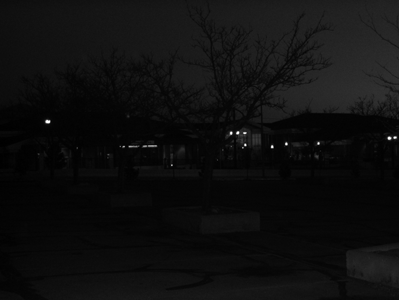
%> input picture MATLAB_machinbevison_hyomeowrk/project 2/project_2 source code and images/project_2/university.png, 399 x 300 px
$ octave 'histogram equalization.m'   (GNU Octave 9; MATLAB toolbox functions it lacks are replaced by stand-ins)
%> lines starting %> are read from the running program, lines starting %| are printed output that depends on the picture
%inputs the requested image
img_1 = imread('university.png');
%> img_1 is the input picture: size 300x399 uint8; min 0, max 255, mean 14.8
%applies the  histogram equalization to im_1
img_2 = histeq(img_1);
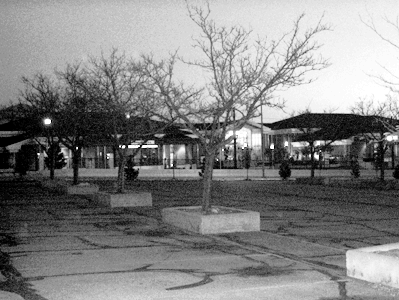
%> img_2: size 300x399 uint8; min 0, max 255, mean 131.1
%calculates the histogram of the orginal image up to 255 grayscale
img_edit1 = imhist(img_1,255);
%> img_edit1 = 255 values, max 10624 at index 7, min 0 at index 67, mean 469.4
%calculates the histogram of the new image up to 255 grayscale
img_edit2 = imhist(img_2,255);
%> img_edit2 = 255 values, max 10624 at index 66, min 0 at index 2, mean 469.4

% creates a new figure to diplay the images and histograms
figure
%creats a 2x2 tile to place the images and histograms
tiledlayout(2,2)
%display the orginal image in the first tile
nexttile
imshow(img_1)
title('Original Image')

%displayes the edited image with the histogram in the tile next to the
%orginal
nexttile
imshow(img_2)
title('Original Image with histogram equalization')

%display the histogram of the orginal image in the 3rd tile
nexttile
bar(img_edit1);
title('Original Image')

%display the histogram of the edited image in the 4th title
nexttile
bar(img_edit2);
title('Original Image with histogram equalization')
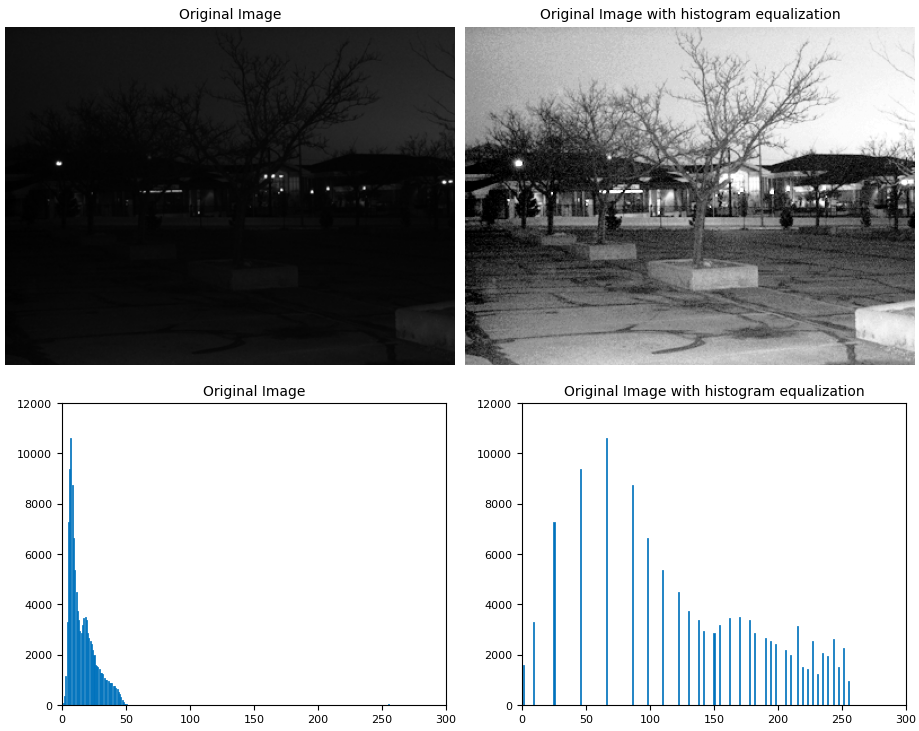
%> figure redrawn from the program's plot data, 4 panels

%saves the figure as a png file
saveas(gcf, 'tiledlayout_Question2.png');
